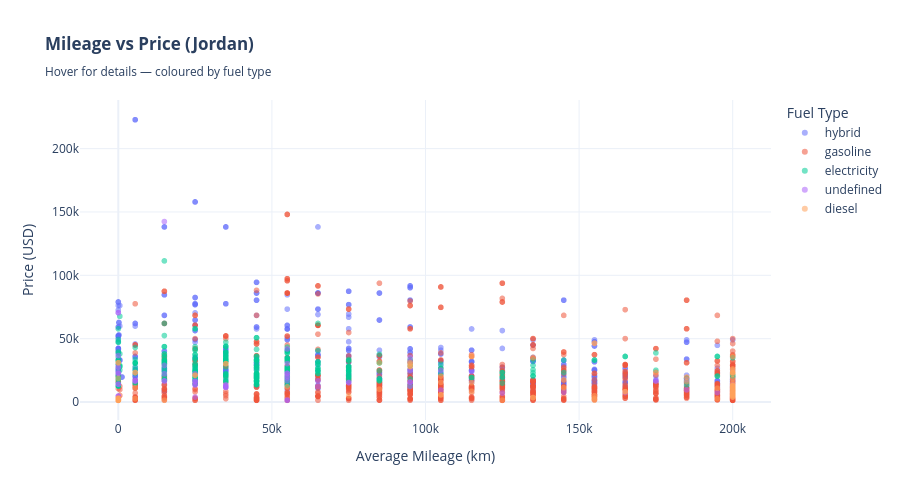

Notebook code cell kept with this figure:
### Markdown cell above
From the visualization above, we can observe that prices declined after the year 2020 for both countries, which is an intuitive trend considering that the COVID-19 pandemic occurred around this time, meaning that car production was likely disrupted, resulting in fewer vehicles being manufactured during this period. Additionally, we can see that cars manufactured before the year 2000 had lower median prices in Jordan compared to the USA. Based on my research, several factors may explain this discrepancy. The primary reasons include lower purchasing power in Jordan, higher maintenance costs for aging vehicles, limited demand for older automotive technology, and harsh environmental conditions that accelerate wear and tear, all of which reduce the value of older cars and make them less desirable and cheaper in the Jordanian market. Another possible reason is that Jordan has very high customs and taxes on newer or larger-engine vehicles, which distorts the market and makes older, cheaper cars more common in the used market.

Looking at cars produced between 2010 and 2020, we see they are significantly cheaper in Jordan than in the USA. This can be explained by the fact that Jordan relies heavily on importing used cars from markets like the USA, Japan, and Europe, meaning that the supply of these vehicles is abundant, which drives prices down. At the same time, Jordanian buyers have lower average incomes compared to American buyers, so the demand for relatively newer but still affordable cars is price-sensitive, keeping median prices low. In contrast, in the USA, cars from the same 2010-2020 period are still considered relatively modern and reliable, and there is strong domestic demand for them, which supports higher prices.

Before this period, prices were relatively close between the two markets, likely because very old cars (pre-2010) have limited value in both countries, so their prices converge at a low baseline. After approximately 2023, prices in the USA dropped noticeably, and we can also note that the US dataset contains fewer modern vehicle listings compared to the Jordanian dataset.

### Code cell
The above visualization is actually very intuitive. We can clearly observe that the mileage for electric vehicles is significantly lower compared to cars powered by other fuel types. The main reason for this is that electric cars entered mass production much later than gasoline, diesel, and hybrid vehicles, meaning they simply have not been on the road long enough to accumulate high mileage. This is especially evident when looking at the electric vehicle points on the scatter plot, which are clustered in the low-mileage range.

However, the key insight from this visualization is that hybrid cars appear to be among the most valuable vehicles in the Jordanian used car market. They consistently command higher prices across almost all mileage ranges compared to gasoline and diesel cars. This suggests that Jordanian buyers recognize and are willing to pay a premium for the fuel efficiency and lower running costs that hybrid technology offers, even on the second-hand market.

As expected, we can also see a very clear and strong negative relationship between mileage and price across all fuel types. As mileage increases, prices decrease drastically, which is again very intuitive. This inverse relationship reflects the fundamental principle that higher usage leads to more wear and tear, bringing the car closer to the end of its reliable lifespan. Interestingly, we notice that diesel cars, while fewer in number compared to gasoline vehicles, tend to be scattered across both low and high price points, possibly reflecting a mix of older commercial vehicles and newer passenger diesels.

### Figure 1 — Plotly figure (JSON) as saved in the notebook; plotly's stock layout.template omitted (floating-point values rounded to 4 significant figures; data arrays with more than 128 entries replaced by an {"elided": "..."} marker saying what was removed)
{"data": [{"customdata": {"elided": "706x3 mixed values"}, "hovertemplate": "Fuel_Type=hybrid<br>Average Mileage (km)=%{x}<br>Price (USD)=%{y}<br>Brand=%{customdata[0]}<br>Year=%{customdata[1]}<br>City=%{customdata[2]}<extra></extra>", "legendgroup": "hybrid", "marker": {"color": "#636efa", "opacity": 0.55, "symbol": "circle"}, "mode": "markers", "name": "hybrid", "showlegend": true, "type": "scattergl", "x": {"elided": "706 float values"}, "xaxis": "x", "y": {"elided": "706 float values"}, "yaxis": "y"}, {"customdata": {"elided": "916x3 mixed values"}, "hovertemplate": "Fuel_Type=gasoline<br>Average Mileage (km)=%{x}<br>Price (USD)=%{y}<br>Brand=%{customdata[0]}<br>Year=%{customdata[1]}<br>City=%{customdata[2]}<extra></extra>", "legendgroup": "gasoline", "marker": {"color": "#EF553B", "opacity": 0.55, "symbol": "circle"}, "mode": "markers", "name": "gasoline", "showlegend": true, "type": "scattergl", "x": {"elided": "916 float values"}, "xaxis": "x", "y": {"elided": "916 float values"}, "yaxis": "y"}, {"customdata": {"elided": "309x3 mixed values"}, "hovertemplate": "Fuel_Type=electricity<br>Average Mileage (km)=%{x}<br>Price (USD)=%{y}<br>Brand=%{customdata[0]}<br>Year=%{customdata[1]}<br>City=%{customdata[2]}<extra></extra>", "legendgroup": "electricity", "marker": {"color": "#00cc96", "opacity": 0.55, "symbol": "circle"}, "mode": "markers", "name": "electricity", "showlegend": true, "type": "scattergl", "x": {"elided": "309 float values"}, "xaxis": "x", "y": {"elided": "309 float values"}, "yaxis": "y"}, {"customdata": {"elided": "70x3 mixed values"}, "hovertemplate": "Fuel_Type=undefined<br>Average Mileage (km)=%{x}<br>Price (USD)=%{y}<br>Brand=%{customdata[0]}<br>Year=%{customdata[1]}<br>City=%{customdata[2]}<extra></extra>", "legendgroup": "undefined", "marker": {"color": "#ab63fa", "opacity": 0.55, "symbol": "circle"}, "mode": "markers", "name": "undefined", "showlegend": true, "type": "scattergl", "x": [55000.0, 145000.0, 95000.0, 200000, 0, 55000.0, 0, 25000.0, 0, 35000.0, 5500.0, 25000.0, 0, 15000.0, 15000.0, 95000.0, 0, 0, 0, 35000.0, 75000.0, 175000.0, 95000.0, 55000.0, 15000.0, 95000.0, 195000.0, 15000.0, 35000.0, 25000.0, 25000.0, 165000.0, 200000, 125000.0, 105000.0, 0, 200000, 115000.0, 55000.0, 0, 25000.0, 0, 35000.0, 5500.0, 25000.0, 0, 15000.0, 95000.0, 95000.0, 0, 65000.0, 0, 0, 35000.0, 75000.0, 185000.0, 105000.0, 25000.0, 5500.0, 55000.0, 65000.0, 55000.0, 175000.0, 0, 55000.0, 185000.0, 55000.0, 55000.0, 95000.0, 0], "xaxis": "x", "y": [22560, 7755, 31725, 13395, 70500, 1480.0, 2115, 13536, 4724.0, 11562, 16638, 16497, 27495, 16638, 28905, 25098, 2115, 14100, 22560, 13395, 15369, 16638, 15792, 22560, 22210.0, 34968, 7473, 142400.0, 12267, 15792, 3948, 7473, 13395, 7050, 25098, 70500, 7050, 23829, 1480.0, 1410, 13536, 4724.0, 11562, 16638, 16497, 27495, 16638, 12340.0, 25098, 2115, 16638, 14100, 22560, 13395, 15369, 17625, 9447, 22419, 16638, 19035, 12267, 16779, 16638, 36660, 41877, 9588, 20445, 30315, 15792, 23265], "yaxis": "y"}, {"customdata": {"elided": "92x3 mixed values"}, "hovertemplate": "Fuel_Type=diesel<br>Average Mileage (km)=%{x}<br>Price (USD)=%{y}<br>Brand=%{customdata[0]}<br>Year=%{customdata[1]}<br>City=%{customdata[2]}<extra></extra>", "legendgroup": "diesel", "marker": {"color": "#FFA15A", "opacity": 0.55, "symbol": "circle"}, "mode": "markers", "name": "diesel", "showlegend": true, "type": "scattergl", "x": [200000, 155000.0, 0, 0, 0, 0, 0, 0, 200000, 200000, 0, 0, 165000.0, 25000.0, 200000, 200000, 115000.0, 35000.0, 95000.0, 5500.0, 105000.0, 135000.0, 135000.0, 85000.0, 85000.0, 145000.0, 200000, 155000.0, 0, 200000, 5500.0, 155000.0, 5500.0, 0, 0, 0, 0, 0, 0, 200000, 200000, 0, 0, 200000, 195000.0, 75000.0, 165000.0, 200000, 200000, 105000.0, 115000.0, 55000.0, 25000.0, 155000.0, 200000, 200000, 200000, 115000.0, 200000, 35000.0, 200000, 95000.0, 5500.0, 200000, 185000.0, 155000.0, 105000.0, 135000.0, 195000.0, 200000, 200000, 200000, 200000, 125000.0, 15000.0, 200000, 200000, 200000, 145000.0, 95000.0, 95000.0, 200000, 115000.0, 105000.0, 200000, 200000, 200000, 175000.0, 200000, 200000, 200000, 185000.0], "xaxis": "x", "y": [5076, 46389, 1410, 1410, 1410, 1410, 2961, 2961, 3948, 12972, 31020, 1410, 8178.0, 21150, 10575, 23265, 35955, 30315, 28059, 23265, 5640, 3525, 35250, 10152, 31020, 11280, 9165, 1411.0, 18753, 5076, 2679, 46389, 11280, 1410, 1410, 1410, 1410, 2961, 2961, 3948, 12972, 31020, 1410, 11280, 10857, 4935, 8178.0, 7050, 8319, 20445, 8460, 11985, 21150, 4935, 10575, 23265, 11280, 35955, 11280, 30315, 4935, 28059, 23265, 35955, 16210.0, 2820, 5640, 3525, 2538, 12690, 23265, 7050, 6345, 1410, 1410, 18330, 5640, 25239, 17625, 29960.0, 31020, 12690, 15160.0, 15510, 7755, 21855, 8319, 23265, 14805, 5640, 26085, 19740], "yaxis": "y"}], "layout": {"height": 500, "legend": {"title": {"text": "Fuel Type"}, "tracegroupgap": 0}, "title": {"text": "<b>Mileage vs Price (Jordan)</b><br><sub>Hover for details — coloured by fuel type</sub>"}, "xaxis": {"anchor": "y", "domain": [0, 1], "title": {"text": "Average Mileage (km)"}}, "yaxis": {"anchor": "x", "domain": [0, 1], "title": {"text": "Price (USD)"}}}}
